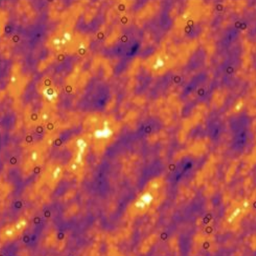
#> input picture Sat to Geo/Sprint 3/NoiseDetection/sgs_1.png, 256 x 256 px, found by its file name
$ python noiseDataCreation.py
#> lines starting #> are read from the running program, lines starting #| are printed output that depends on the picture; pictures that were not available may be replaced by others from this repository, and a replacement may not be noted
import glob
import random
import os
import numpy as np
import cv2
from scipy import ndimage, misc

InFolder = "/Users/ashwanthmuruhathasan/Documents/GitHub/summer_fellows/Sat to Geo/Sprint 1/Collected_Images/Split_Images"
OutFolder = "/Users/ashwanthmuruhathasan/Documents/GitHub/summer_fellows/Sat to Geo/Sprint 2/NoiseDetection/NoiseImages"
FolderTypes = ["test", "train", "val"]
# noiseTypes = ["gauss", "s&p", "poisson", "speckle", "perlin"]
noiseTypes = ["sgs"]
perlinLoc = "perlin_1.png"
sgsLoc = "sgs_1.png"
gw, gh = 256, 256

def noisy(noise_typ,image):
#> called with noise_typ = 'sgs'
    if noise_typ == "gauss":
        row,col,ch= image.shape
        mean = 0
        var = 0.1
        sigma = var**0.5
        gauss = np.random.normal(mean,sigma,(row,col,ch))
        gauss = gauss.reshape(row,col,ch)
        noisy = image + gauss
        return noisy
    elif noise_typ == "s&p":
        row,col,ch = image.shape
        s_vs_p = 0.5
        amount = 0.004
        out = np.copy(image)
        # Salt mode
        num_salt = np.ceil(amount * image.size * s_vs_p)
        coords = [np.random.randint(0, i - 1, int(num_salt)) for i in image.shape]
        out[coords] = 1
        # Pepper mode
        num_pepper = np.ceil(amount* image.size * (1. - s_vs_p))
        coords = [np.random.randint(0, i - 1, int(num_pepper)) for i in image.shape]
        out[coords] = 0
        return out
    elif noise_typ == "poisson":
        vals = len(np.unique(image))
        vals = 2 ** np.ceil(np.log2(vals))
        noisy = np.random.poisson(image * vals) / float(vals)
        return noisy
    elif noise_typ =="speckle":
        row,col,ch = image.shape
        gauss = np.random.randn(row,col,ch)
        gauss = gauss.reshape(row,col,ch)
        noisy = image + image * gauss
        return noisy
    elif noise_typ == "perlin":
        noisy = cv2.imread(os.path.join(OutFolder, perlinLoc))
        return noisy
    elif noise_typ == "sgs":
        noisy = cv2.imread(os.path.join(OutFolder, sgsLoc))
#> noisy is the input picture: shape (256, 256, 3); mean B, G, R 78.9, 80.6, 182.2
        return noisy

def getBlankNoiseImg(w, h, noise_typ):
    blank = 0 * np.ones(shape=[h, w, 3], dtype=np.uint8)
    noiseImg = noisy(noise_typ, blank)
    return noiseImg

def shiftImg(img):
    h, w, c = img.shape
    xshift = random.randint(0,w)
    yshift = random.randint(0,h)
    shifted = np.zeros(shape=[h, w, 3], dtype=np.uint8)
    for x in range(0,w):
        for y in range(0,h):
            shifted[y,x] = img[(y+yshift)%h,(x+xshift)%w]
    return shifted

def processFolder(inpath, outpath, modImg):
    for image_path in os.listdir(inpath):
        fullinpath = os.path.join(inpath, image_path)
        image = cv2.imread(fullinpath)
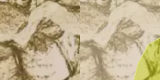
#> input picture Sat to Geo/Sprint 1/Collected_Images/Split_Images/141-Arizona_S-img.png, 160 x 80 px, given as the content of the folder llows/Sat to Geo/Sprint 1/Collected_Images/Split_Images/test, which was not available
#> image is the input picture: shape (80, 160, 3); mean B, G, R 140.1, 174.9, 190.8
        h, w, c = image.shape
#> h = 80; w = 160; c = 3
        cropImg = image[0:h,0:w//2]
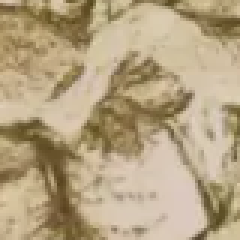
#> cropImg: shape (80, 80, 3) (shown 3 times larger); mean B, G, R 129.4, 162.3, 180.7

        # mod here
        shiftedmodImg = shiftImg(modImg)
#> after the loop in shiftImg, `for x in range(0,w):`:
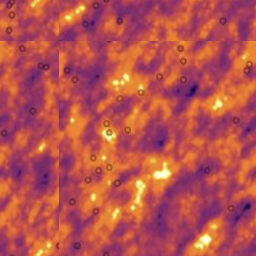
#> shifted: shape (256, 256, 3); mean B, G, R 78.9, 80.6, 182.2
#> (the run stopped early here; a loop or call above may not have finished)
